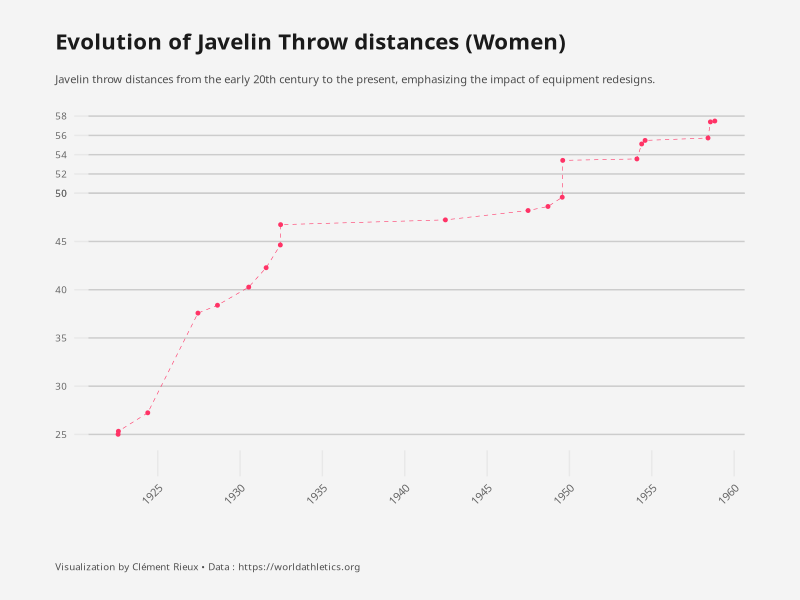
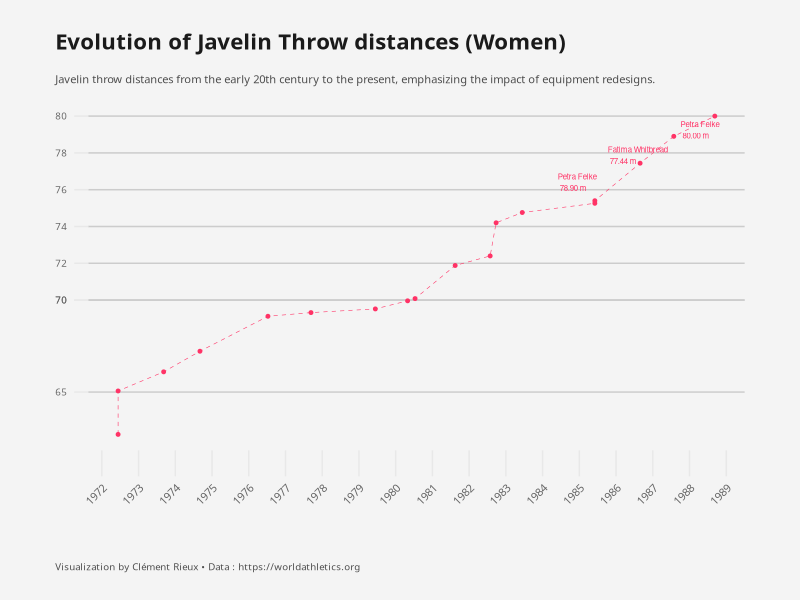
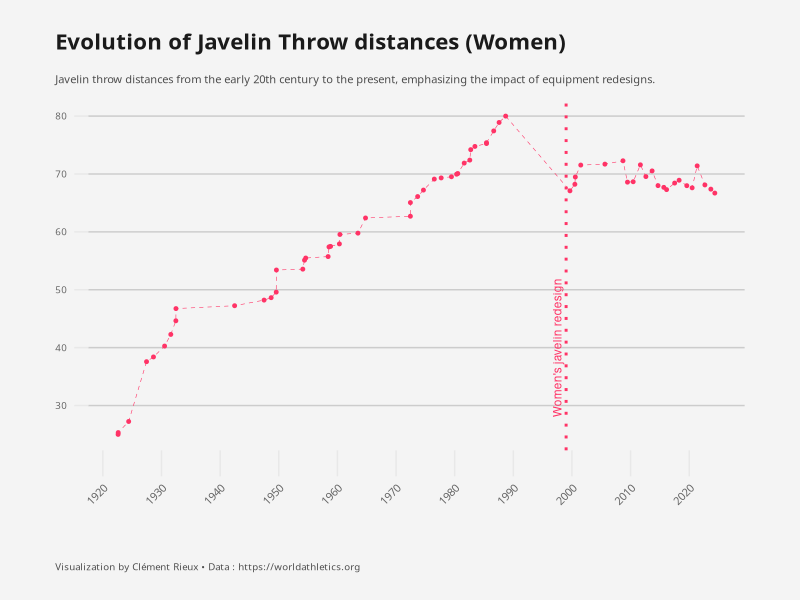
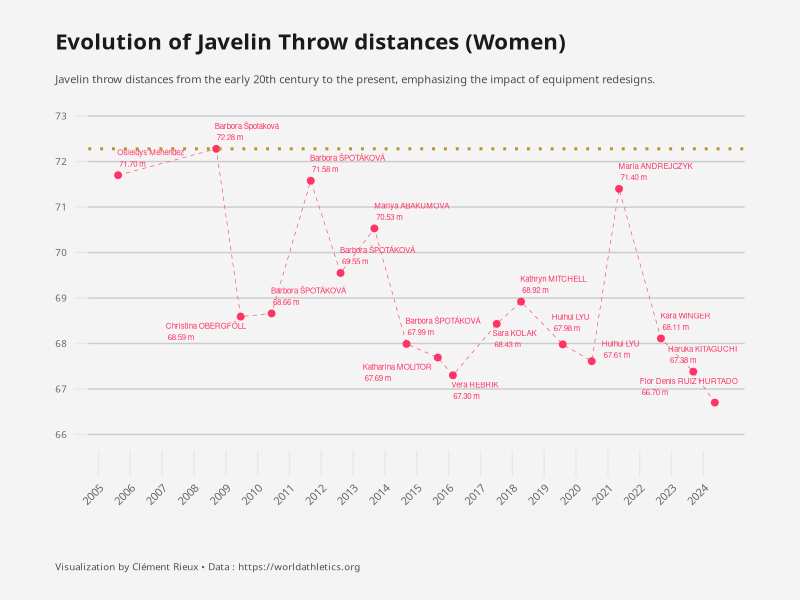
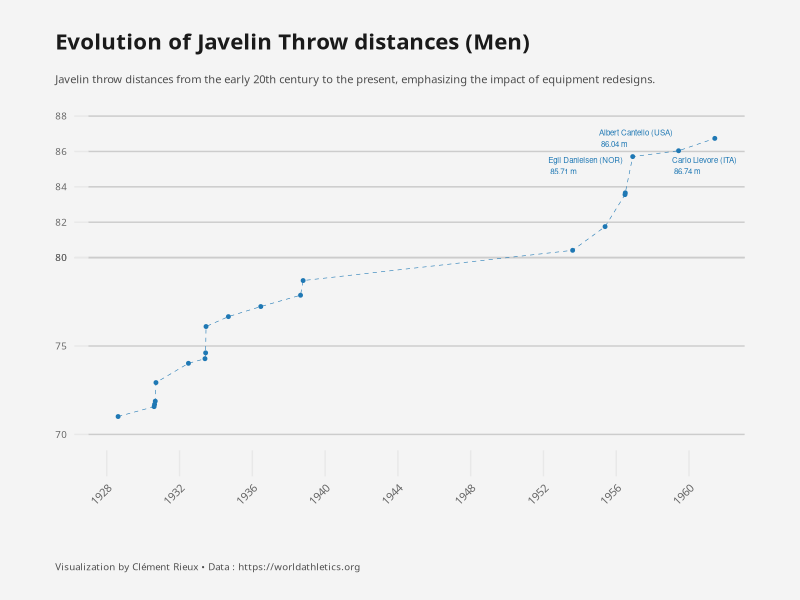
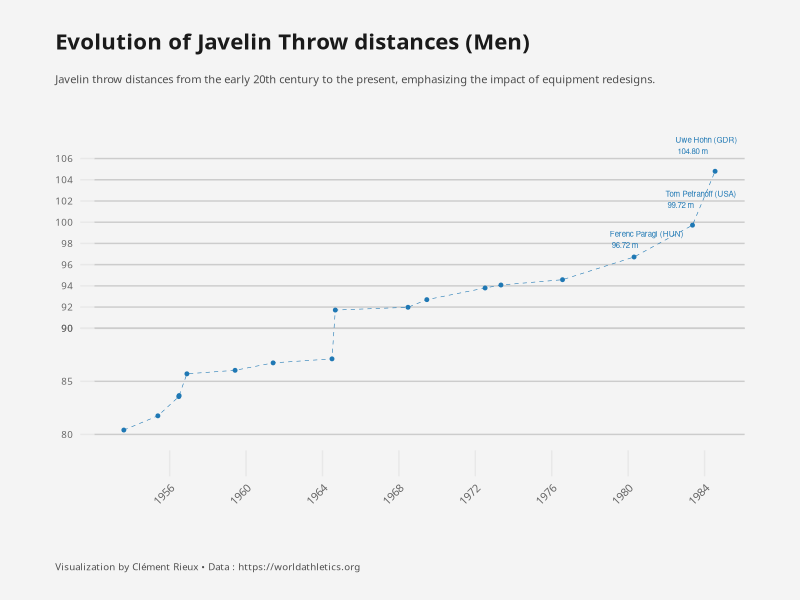
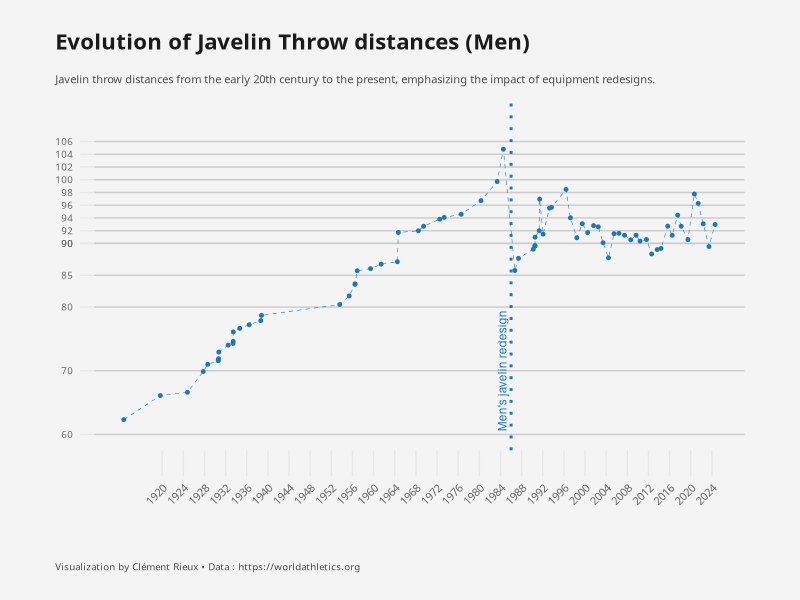
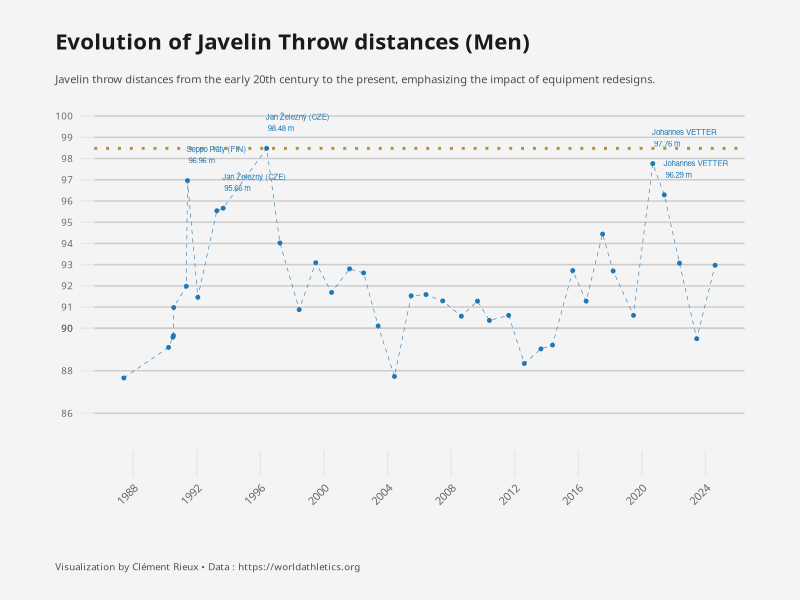

These figures' R source, in order:
## ---- chunk 1
#| label: setup
#| echo: false
#| output: false


library(ggplot2)
library(dplyr)
library(ggtext)
library(ggrepel)

data = read.csv("javelin_distance.csv")
data$Date = as.Date(data$Date)

theme_set(theme_minimal(base_family = "Avenir Next Condensed"))

theme_update(
  axis.title = element_blank(),
  axis.text = element_text(color = "grey40"),
  axis.text.x = element_text(size = 8, margin = margin(t = 5), angle = 45, hjust = 1),
  axis.text.y = element_text(size = 7, margin = margin(r = 5)),
  axis.ticks = element_line(color = "grey91", size = .5),
  axis.ticks.length.x = unit(1.3, "lines"),
  axis.ticks.length.y = unit(.7, "lines"),
  panel.grid = element_blank(),
  plot.margin = margin(10, 40, 20, 40),
  plot.background = element_rect(fill = "#F4F4F4", color = "#F4F4F4"),
  panel.background = element_rect(fill = "#F4F4F4", color = "#F4F4F4"),
  panel.grid.major.y = element_line(color = "gray80"), 

  plot.title = element_text(color = "grey10", size = 16, face = "bold",
                            margin = margin(t = 15)),
  plot.subtitle = element_markdown(color = "grey30", size = 8, 
                                   lineheight = 1.35,
                                   margin = margin(t = 15, b = 10)),
  plot.title.position = "plot",
  plot.caption.position = "plot",
  plot.caption = element_text(color = "grey30", size = 7,
                              lineheight = 1.2, hjust = 0, 
                              margin = margin(t = 40)),
  legend.position = "none"
)

gender_colors <- c("Men" = "#1f78b4",
                   "Women" = "#FF3366") 

## ---- chunk 2
#| label: women-distance-old1
data %>% 
  filter(Gender == 'Women',
         Date < "1960-01-01") %>% 
ggplot(aes(x = Date, y = Mark, color = Gender)) + 
  geom_point(size = 1) + 
  geom_line(aes(group = Gender), linetype = "dashed", size = 0.2) + 
  labs(
    title = "Evolution of Javelin Throw distances (Women)",
    subtitle = "Javelin throw distances from the early 20th century to the present, emphasizing the impact of equipment redesigns.",
    x = "Year",
    y = "Distance (m)",
    color = "Gender",
    caption = "Visualization by Clément Rieux • Data : https://worldathletics.org"
  ) + 
  scale_color_manual(values = gender_colors) + 
    scale_x_date(
    breaks = seq(as.Date("1920-01-01"),as.Date("1960-12-01"), by = "5 years"),  
    date_labels = "%Y"  
  ) +
  scale_y_continuous(
    breaks = c(
      seq(20, 50, by = 5),
       seq(50, 58, by = 2)
    ), 
    limits = c(25,58),
    minor_breaks = NULL  
  ) 
## ---- chunk 3
#| label: women-distance-old
data %>% 
  filter(Gender == 'Women',
          Date > "1970-01-01",
         Date < "1990-01-01") %>% 
ggplot(aes(x = Date, y = Mark, color = Gender)) + 
  geom_point(size = 1) + 
  geom_text_repel(data = data %>% 
                        filter(Gender == 'Women',
                               Date < "1990-01-01") %>% 
                        arrange(desc(Mark)) %>% head(3),
    aes(label = paste(Athlete, "\n", sprintf("%.2f", Mark), "m")), hjust = 0, vjust = -0.5, size =2, segment.color = 'transparent') + 

  geom_line(aes(group = Gender), linetype = "dashed", size = 0.2) + 
  labs(
    title = "Evolution of Javelin Throw distances (Women)",
    subtitle = "Javelin throw distances from the early 20th century to the present, emphasizing the impact of equipment redesigns.",
    x = "Year",
    y = "Distance (m)",
    color = "Gender",
    caption = "Visualization by Clément Rieux • Data : https://worldathletics.org"
  ) + 
  scale_color_manual(values = gender_colors) + 
    scale_x_date(
    breaks = seq(as.Date("1920-01-01"),as.Date("1990-12-01"), by = "1 years"),  
    date_labels = "%Y"  
  ) +
  scale_y_continuous(
    breaks = c(
      seq(30, 70, by = 5), 
      seq(70, 90, by = 2),  
      seq(90, 106, by = 2)  
    ),
    minor_breaks = NULL  
  ) 
## ---- chunk 4
#| label: women-distance
data %>% 
  filter(Gender == 'Women',
         ) %>% 
ggplot(aes(x = Date, y = Mark, color = Gender)) + 
  geom_point(size = 1) + 
  geom_line(aes(group = Gender), linetype = "dashed", size = 0.2) + 
  geom_vline(xintercept = c(as.Date("1999-01-01")), 
             linetype = "dotted", color = "#FF3366", size = 1) + 
  annotate("text", x = as.Date("1999-01-01"), y = 40, 
           label = "Women's javelin redesign", color = "#FF3366", angle = 90, vjust = -0.5, size = 3) + 
  labs(
    title = "Evolution of Javelin Throw distances (Women)",
    subtitle = "Javelin throw distances from the early 20th century to the present, emphasizing the impact of equipment redesigns.",
    x = "Year",
    y = "Distance (m)",
    color = "Gender",
    caption = "Visualization by Clément Rieux • Data : https://worldathletics.org"
  ) + 
  scale_color_manual(values = gender_colors) + 
    scale_x_date(
    breaks = seq(as.Date("1920-01-01"),as.Date("2024-12-01"), by = "10 years"),  
    date_labels = "%Y"  
  ) +
  scale_y_continuous(
    breaks = c(
      seq(30, 80, by = 10),
      seq(85, 90, by = 5), 
      seq(90, 106, by = 2) 
    ), 
    minor_breaks = NULL  
  ) 
## ---- chunk 5
#| label: women-distance-zoom

data %>%
  filter(Gender == 'Women', Date > "2005-01-01") %>%
  ggplot(aes(x = Date, y = Mark, color = Gender)) + 
  geom_point(size = 2) + 
  geom_line(aes(group = Gender), linetype = "dashed", size = 0.2) + 
    geom_hline(yintercept = 72.28,
    linetype = "dotted", color = "#b8922a", size = 1) +
  geom_text_repel(aes(label = paste(Athlete, "\n", sprintf("%.2f", Mark), "m")), hjust = 0, vjust = -0.5, size =2, segment.color = 'transparent') + 
  labs(
    title = "Evolution of Javelin Throw distances (Women)", 
    subtitle = "Javelin throw distances from the early 20th century to the present, emphasizing the impact of equipment redesigns.", 
    x = "Year", 
    y = "Distance (m)", 
    color = "Gender", 
    caption = "Visualization by Clément Rieux • Data : https://worldathletics.org"
  ) + 
  scale_color_manual(values = gender_colors) + 
  scale_x_date(
    breaks = seq(as.Date("2005-01-01"), as.Date("2024-12-01"), by = "1 year"),
    date_labels = "%Y"
  ) + 
  scale_y_continuous(
    breaks = seq(60, 100, by = 1),  limits = c(66, 73),
    minor_breaks = NULL  
  )

## ---- chunk 6
#| label: men-distance1-old


data %>% 
  filter(Gender == 'Men',
         Date > "1928-01-01",
         Date < "1964-01-01") %>% 
ggplot(aes(x = Date, y = Mark, color = Gender)) + 
  geom_point(size = 1) + 
  geom_line(aes(group = Gender), linetype = "dashed", size = 0.2) + 
  geom_text_repel(data = data %>% 
                        filter(Gender == 'Men',
                               Date < "1964-01-01") %>% 
                        arrange(desc(Mark)) %>% head(3),
    aes(label = paste(Athlete, "\n", sprintf("%.2f", Mark), "m")), hjust = 0, vjust = -1, size =2, segment.color = 'transparent') + 

  labs(
    title = "Evolution of Javelin Throw distances (Men)",
    subtitle = "Javelin throw distances from the early 20th century to the present, emphasizing the impact of equipment redesigns.",
    x = "Year",
    y = "Distance (m)",
    color = "Gender",
    caption = "Visualization by Clément Rieux • Data : https://worldathletics.org"
  ) + 
  scale_color_manual(values = gender_colors) + 
    scale_x_date(
    breaks = seq(as.Date("1920-01-01"),as.Date("2024-12-01"), by = "4 years"),  
    date_labels = "%Y" 
  ) +
  scale_y_continuous(
    breaks = c(
      seq(60, 80, by = 5), 
      seq(80, 90, by = 2)  
    ), 
    limits = c(70,88),
    minor_breaks = NULL  
  ) 
## ---- chunk 7
#| label: men-distance-old


data %>% 
  filter(Gender == 'Men',
         Date > "1940-01-01",
         Date < "1986-01-01") %>% 
ggplot(aes(x = Date, y = Mark, color = Gender)) + 
  geom_point(size = 1) + 
  geom_line(aes(group = Gender), linetype = "dashed", size = 0.2) + 
  geom_text_repel(data = data %>% 
                        filter(Gender == 'Men',
                               Date < "1986-01-01") %>% 
                        arrange(desc(Mark)) %>% head(3),
    aes(label = paste(Athlete, "\n", sprintf("%.2f", Mark), "m")), hjust = 0, vjust = -1, size =2, segment.color = 'transparent') + 

  labs(
    title = "Evolution of Javelin Throw distances (Men)",
    subtitle = "Javelin throw distances from the early 20th century to the present, emphasizing the impact of equipment redesigns.",
    x = "Year",
    y = "Distance (m)",
    color = "Gender",
    caption = "Visualization by Clément Rieux • Data : https://worldathletics.org"
  ) + 
  scale_color_manual(values = gender_colors) + 
    scale_x_date(
    breaks = seq(as.Date("1920-01-01"),as.Date("2024-12-01"), by = "4 years"),  
    date_labels = "%Y"  
  ) +
  scale_y_continuous(
    breaks = c(
      seq(60, 80, by = 10), 
      seq(85, 90, by = 5),  
      seq(90, 106, by = 2)  
    ), 
    limits = c(80,110),
    minor_breaks = NULL  
  ) 
## ---- chunk 8
#| label: men-distance


data %>% 
  filter(Gender == 'Men') %>% 
ggplot(aes(x = Date, y = Mark, color = Gender)) + 
  geom_point(size = 1) + 
  geom_line(aes(group = Gender), linetype = "dashed", size = 0.2) + 
  geom_vline(xintercept = c(as.Date("1986-01-01")),
             linetype = "dotted", color = "#1f78b4", size = 1) +
  annotate("text", x = as.Date("1986-01-01"), y = 70, 
           label = "Men's javelin redesign", color = "#1f78b4", angle = 90, vjust = -0.5, size = 3) + 
  labs(
    title = "Evolution of Javelin Throw distances (Men)",
    subtitle = "Javelin throw distances from the early 20th century to the present, emphasizing the impact of equipment redesigns.",
    x = "Year",
    y = "Distance (m)",
    color = "Gender",
    caption = "Visualization by Clément Rieux • Data : https://worldathletics.org"
  ) + 
  scale_color_manual(values = gender_colors) + 
    scale_x_date(
    breaks = seq(as.Date("1920-01-01"),as.Date("2024-12-01"), by = "4 years"),  
    date_labels = "%Y" 
  ) +
  scale_y_continuous(
    breaks = c(
      seq(30, 80, by = 10),
      seq(85, 90, by = 5), 
      seq(90, 106, by = 2) 
    ), 
    limits = c(60, 110),
    minor_breaks = NULL  
  ) 
## ---- chunk 9
#| label: men-distance-redesign

data %>% 
  filter(Gender == 'Men',
         Date > '1987-01-01') %>% 
ggplot(aes(x = Date, y = Mark, color = Gender)) + 
  geom_point(size = 1) + 
  geom_line(aes(group = Gender), linetype = "dashed", size = 0.2) + 
   geom_text_repel(data = data %>% 
                        filter(Gender == 'Men',
                               Date > "1987-01-01") %>% 
                        arrange(desc(Mark)) %>% head(5),
    aes(label = paste(Athlete, "\n", sprintf("%.2f", Mark), "m")), hjust = 0, vjust = -1, size =2, segment.color = 'transparent') + 
  labs(
    title = "Evolution of Javelin Throw distances (Men)",
    subtitle = "Javelin throw distances from the early 20th century to the present, emphasizing the impact of equipment redesigns.",
    x = "Year",
    y = "Distance (m)",
    color = "Gender",
    caption = "Visualization by Clément Rieux • Data : https://worldathletics.org"
  ) + 
  geom_hline(yintercept = 98.48,
    linetype = "dotted", color = "#b8922a", size = 1) +
  scale_color_manual(values = gender_colors) + 
    scale_x_date(
    breaks = seq(as.Date("1920-01-01"),as.Date("2024-12-01"), by = "4 years"),  
    date_labels = "%Y" 
  ) +
  scale_y_continuous(
    breaks = c(
      seq(80, 90, by = 2), 
      seq(90, 100, by = 1) 
    ), 
    limits = c(85, 100),
    minor_breaks = NULL  
  ) 
## ---- chunk 10
#| label: men-distance-zoom

data %>%
  filter(Gender == 'Men', Date > "2005-01-01") %>%
  ggplot(aes(x = Date, y = Mark, color = Gender)) + 
  geom_point(size = 2) + 
  geom_line(aes(group = Gender), linetype = "dashed", size = 0.2) + 
  geom_hline(yintercept = 98.48,
    linetype = "dotted", color = "#b8922a", size = 1) +
  annotate("text", x = as.Date("2010-01-01"), y = 98.90, 
           label = "Jan Železný (98.48m)", color = "#825209", size = 3) + 
  geom_text_repel(aes(label = paste(Athlete, "\n", sprintf("%.2f", Mark), "m")), hjust = 0, vjust = -0.5, size =2, segment.color = 'transparent') + 
  labs(
    title = "Evolution of Javelin Throw distances (Men)", 
    subtitle = "Javelin throw distances from the early 20th century to the present, emphasizing the impact of equipment redesigns.", 
    x = "Year", 
    y = "Distance (m)", 
    color = "Gender", 
    caption = "Visualization by Clément Rieux • Data : https://worldathletics.org"
  ) + 
  scale_color_manual(values = gender_colors) + 
  scale_x_date(
    breaks = seq(as.Date("2005-01-01"), as.Date("2024-12-01"), by = "1 year"),
    date_labels = "%Y"
  ) + 
  scale_y_continuous(
    breaks = seq(87, 98, by = 1),  limits = c(87, 100),
    minor_breaks = NULL  
  )
